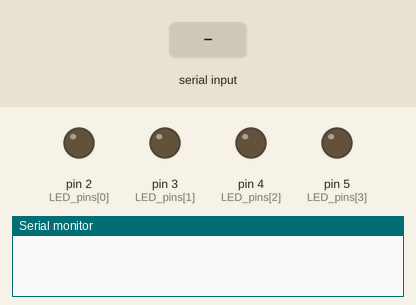
Recording of a sketch running on a simulated Arduino Mega 2560, built with avr-gcc and run on an emulated ATmega2560. Shown: output pins drawn as LEDs (lit = HIGH), the last lines printed to the serial monitor. The inputs (shaded band) are chosen by the test bench.

Above: at 1.2 s.
1.3 s: "1" received over the second serial link
At 2.4 s:
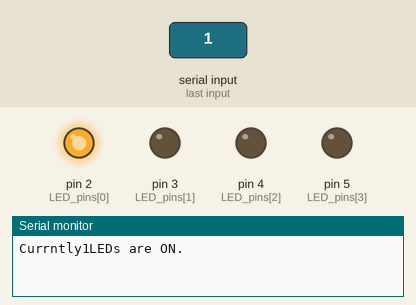
2.8 s: "1" received over the second serial link
At 3.6 s:
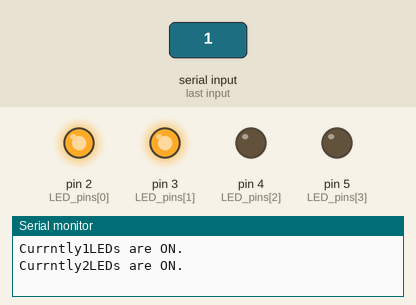
Timing chart, 0 to 5.8 s (numbered marks = the images above; inputs shaded):
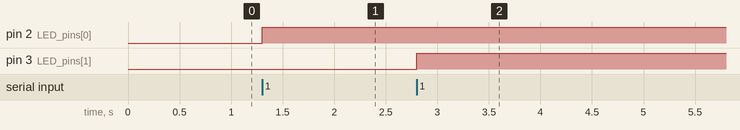

The sketch:

LAB10_1_LED.ino
```cpp
int LED_pins[] = {2,3,4,5};
int num_LED = 0;
int delta = 1;

void setup(){
  Serial.begin(9600);
  Serial1.begin(9600);
  for(int i=0; i < 4 ; i++) {
    pinMode(LED_pins[i],OUTPUT);
    digitalWrite(LED_pins[i],LOW);
  }
}

void loop() {
  if(Serial1.available()) {
    char data = Serial1.read();
    if(data == '1'){
      num_LED += delta;
      if(num_LED==5){
        delta = -1;
        num_LED = 3;
      }
    else if(num_LED == -1){
      delta = 1;
      num_LED = 1;
      }
    Serial.print("Currntly");
    Serial.print(num_LED);
    Serial.println("LEDs are ON.");
    for(int i=0; i<4; i++){
      if(i<num_LED)
        digitalWrite(LED_pins[i],HIGH);
      else
        digitalWrite(LED_pins[i],LOW);
      }
    }
  }
}
```

Measured:
- after the input at 1.3 s, pin 2 (LED_pins[0]): LOW → HIGH at once
- after the input at 2.8 s, pin 3 (LED_pins[1]): LOW → HIGH at once
